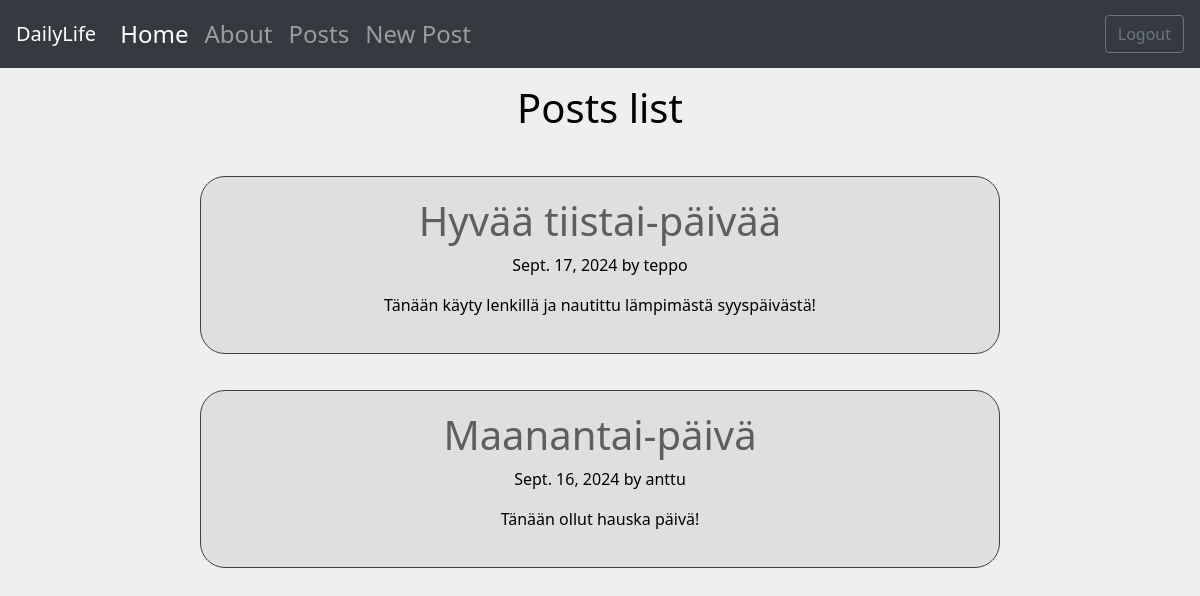
Screenshot of /posts/ (signed in) with the database file from the repository.
### app/models.py (models this page shows, shortened)
class Post(models.Model):
    title = models.CharField(max_length=75)
    body = models.TextField()
    slug = models.SlugField()
    date = models.DateField(auto_now_add=True)
    banner = models.ImageField(default='fallback.png', blank=True)
    author = models.ForeignKey(User, on_delete=models.CASCADE, default=None)

### app/views.py (the view)
# urls.py: path('', views.posts_list, name="list"),
def posts_list(request):
    posts = Post.objects.all().order_by('-date')
    return render(request, 'posts/posts_list.html', {'posts' : posts})

### app/templates/posts/posts_list.html (shortened to what this page needs)
{% extends 'layout.html' %}
 {% block content %}
 <h1>Posts list</h1>
    {% for post in posts %}
    <br>
    <div class="card">
        <div class="card-body">
        <article class="post">
            <h2>
                <a href="{% url 'app:page' slug=post.slug %}">
                    {{post.title}}
                </a>
            </h2>
             <p>{{post.date}} by {{ post.author }}</p>
             <p>{{post.body}}</p>
        </article>
        </div>
    </div>
    {%endfor%}
    {% endblock content %}

### static/style.css (style rules this page uses)
* { margin: 0; padding: 0; box-sizing: border-box; }
body { text-align: center; min-height: 100vh; background-color: rgba(233, 233, 233, 0.707); color: rgb(0, 0, 0); font-size: 1.5rem; font-family: 'Segoe UI', Tahoma, Geneva, Verdana, sans-serif; }
h1, h2 { font-size: 2.5rem; }
p { font-size: 1rem; }
a { text-decoration: none; color: rgb(94, 94, 94); }
.card { background-color: rgba(144, 144, 144, 0.174); width: 50rem; border-color: rgb(64, 64, 64); border-radius: 25px; float: center; margin-left: auto; margin-right: auto; color: rgb(0, 0, 0); }

### rows the page displays
Post: title "Hyvää tiistai-päivää", date "Sept. 17, 2024", author "teppo", body "Tänään käyty lenkillä ja nautittu lämpimästä syyspäivästä!"
Post: title "Maanantai-päivä", date "Sept. 16, 2024", author "anttu", body "Tänään ollut hauska päivä!"
